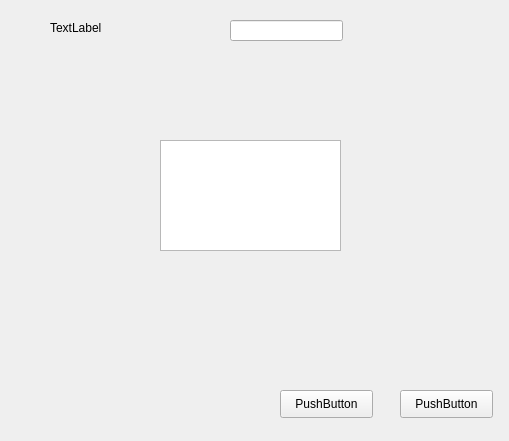
<?xml version="1.0" encoding="UTF-8"?>
<ui version="4.0">
 <class>Test</class>
 <widget class="QWidget" name="Test">
  <property name="geometry">
   <rect>
    <x>0</x>
    <y>0</y>
    <width>509</width>
    <height>441</height>
   </rect>
  </property>
  <property name="windowTitle">
   <string>Form</string>
  </property>
  <widget class="QPushButton" name="pushButton">
   <property name="geometry">
    <rect>
     <x>280</x>
     <y>390</y>
     <width>93</width>
     <height>28</height>
    </rect>
   </property>
   <property name="text">
    <string>PushButton</string>
   </property>
  </widget>
  <widget class="QPushButton" name="pushButton_2">
   <property name="geometry">
    <rect>
     <x>400</x>
     <y>390</y>
     <width>93</width>
     <height>28</height>
    </rect>
   </property>
   <property name="text">
    <string>PushButton</string>
   </property>
  </widget>
  <widget class="QLineEdit" name="lineEdit">
   <property name="geometry">
    <rect>
     <x>230</x>
     <y>20</y>
     <width>113</width>
     <height>21</height>
    </rect>
   </property>
  </widget>
  <widget class="QLabel" name="label">
   <property name="geometry">
    <rect>
     <x>50</x>
     <y>20</y>
     <width>72</width>
     <height>15</height>
    </rect>
   </property>
   <property name="text">
    <string>TextLabel</string>
   </property>
  </widget>
  <widget class="QTextEdit" name="textEdit">
   <property name="geometry">
    <rect>
     <x>160</x>
     <y>140</y>
     <width>181</width>
     <height>111</height>
    </rect>
   </property>
  </widget>
 </widget>
 <resources/>
 <connections/>
</ui>
